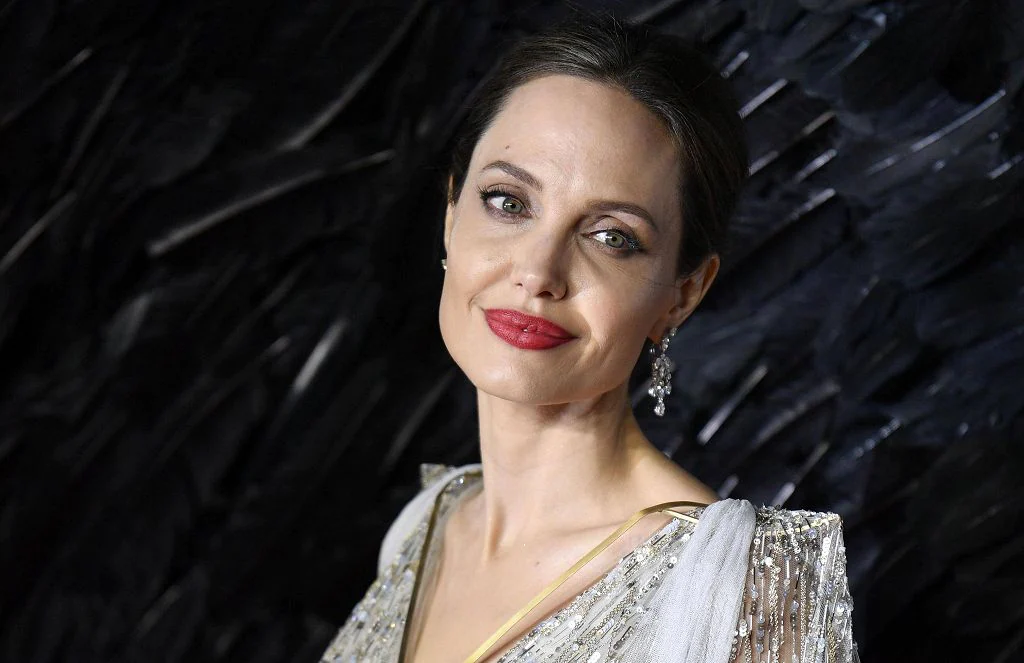
#> input picture dataset/AngJolie/Image_11.jpg, 1024 x 663 px, given as the content of the folder dataset/Brad Pitt, which was not available
$ python pytker_model_train.py
#> lines starting #> are read from the running program, lines starting #| are printed output that depends on the picture
import cv2
import os
import numpy as np
import matplotlib.pyplot as plt

directory = "dataset/"
actor_class = ["Brad Pitt", "Christian Bale", "Johnny Depp", "Keanu Reeves", "Steve Jobs"]

for category in actor_class:
        path = os.path.join(directory, category)
        for img in os.listdir(path):
            img_arr = cv2.imread(os.path.join(path, img), cv2.IMREAD_GRAYSCALE)
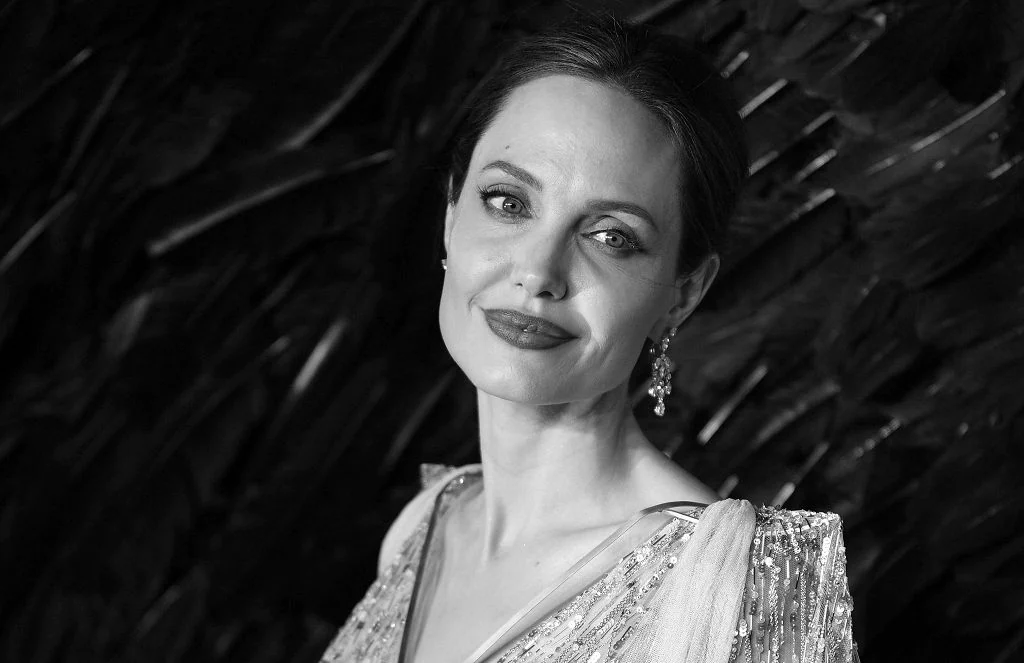
#> img_arr: shape (663, 1024); min 0, max 255, mean 50.9
            plt.imshow(img_arr, cmap="gray")
            plt.show()
            break
        break

$ run again, on dataset/Brad Pitt/Image_131.jpg
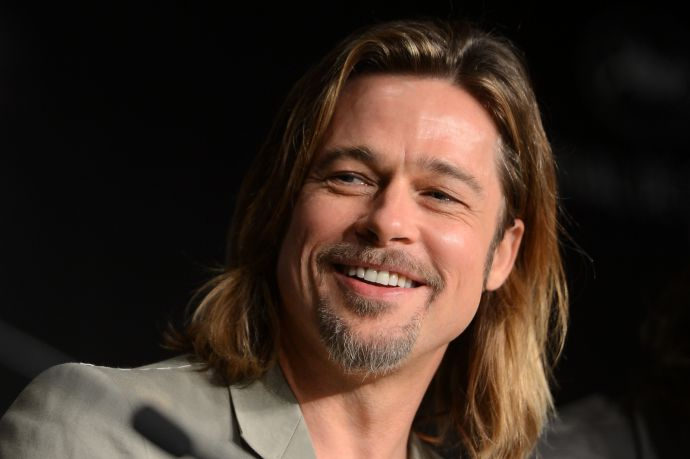
#> input picture dataset/Brad Pitt/Image_131.jpg, 690 x 459 px
#> `img_arr = cv2.imread(os.path.join(path, img), cv2.IMREAD_GRAYSCALE)`:
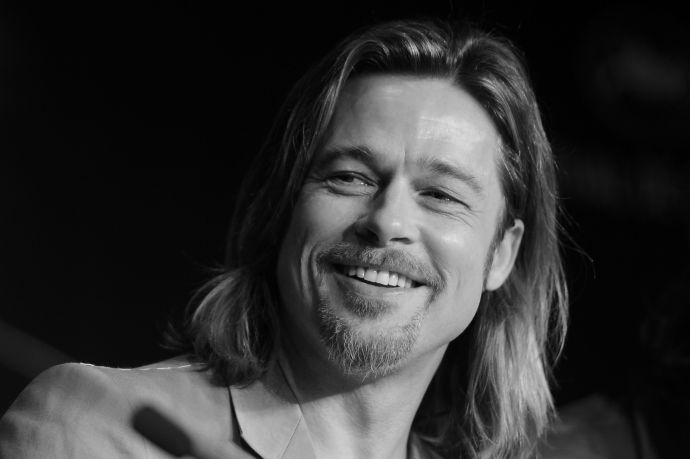
#> img_arr: shape (459, 690); min 0, max 228, mean 49.4
